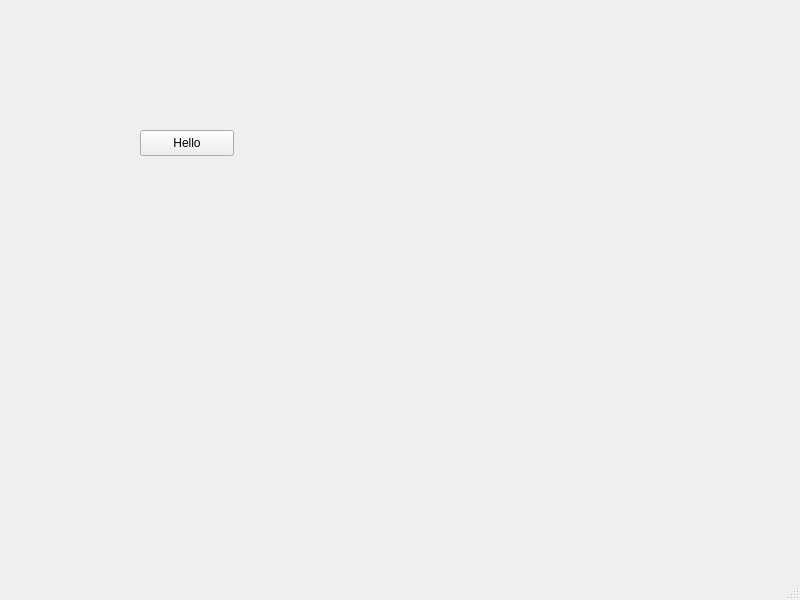
<?xml version="1.0" encoding="UTF-8"?>
<ui version="4.0">
 <class>MainWindow</class>
 <widget class="QMainWindow" name="MainWindow">
  <property name="geometry">
   <rect>
    <x>0</x>
    <y>0</y>
    <width>800</width>
    <height>600</height>
   </rect>
  </property>
  <property name="windowTitle">
   <string>MainWindow</string>
  </property>
  <widget class="QWidget" name="centralwidget">
   <widget class="QPushButton" name="helloButton">
    <property name="geometry">
     <rect>
      <x>140</x>
      <y>130</y>
      <width>94</width>
      <height>26</height>
     </rect>
    </property>
    <property name="text">
     <string>Hello</string>
    </property>
   </widget>
  </widget>
  <widget class="QMenuBar" name="menubar">
   <property name="geometry">
    <rect>
     <x>0</x>
     <y>0</y>
     <width>800</width>
     <height>23</height>
    </rect>
   </property>
  </widget>
  <widget class="QStatusBar" name="statusbar"/>
 </widget>
 <resources/>
 <connections/>
</ui>
